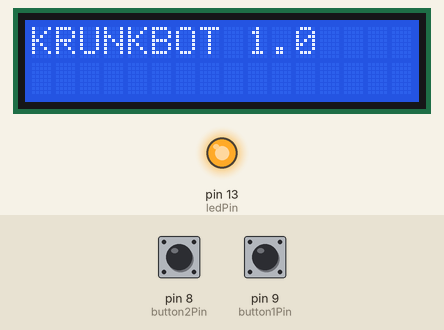
The sketch below on a simulated Arduino Uno, built with avr-gcc and run on an emulated ATmega328P. Shown: 16×2 character LCD, output pins drawn as LEDs (lit = HIGH). The inputs (shaded band) are chosen by the test bench; at power-on: pin 9 (button1Pin) LOW, pin 8 (button2Pin) LOW. What the sketch prints to the serial monitor is not drawn.

Above: at 1.2 s.
1.3 s: pin 9 (button1Pin) pulled HIGH for 0.15 s
At 1.9 s:
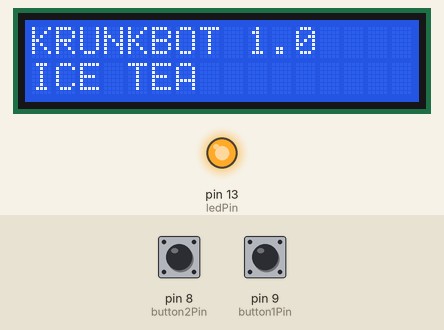
2.9 s: pin 8 (button2Pin) pulled HIGH for 0.15 s
At 4.1 s:
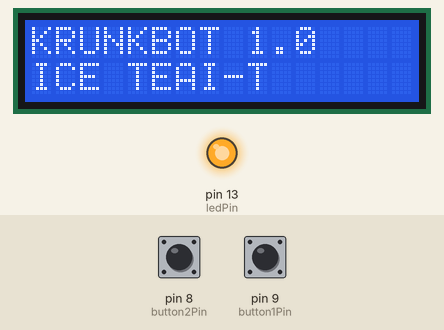
4.5 s: pin 9 (button1Pin) pulled HIGH for 1 s
At 5.5 s:
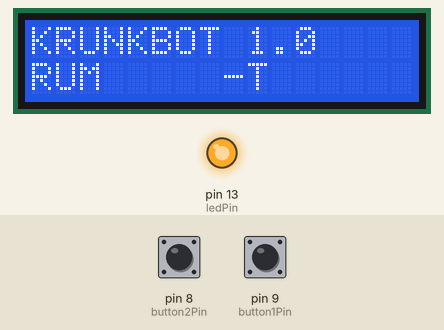
7.0 s: pin 8 (button2Pin) pulled HIGH for 1 s
At 7.4 s:
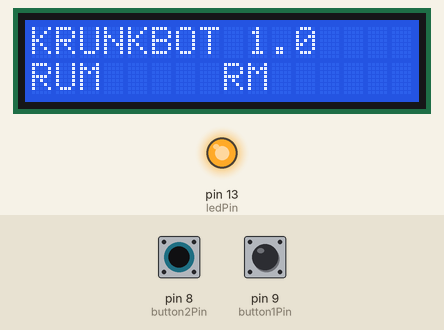
9.5 s: pin 9 (button1Pin) pulled HIGH for 0.15 s
At 10.5 s:
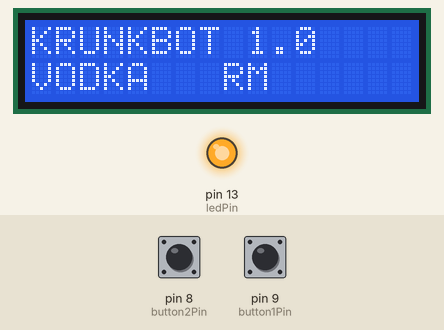
11.1 s: pin 8 (button2Pin) pulled HIGH for 0.15 s
At 11.7 s:
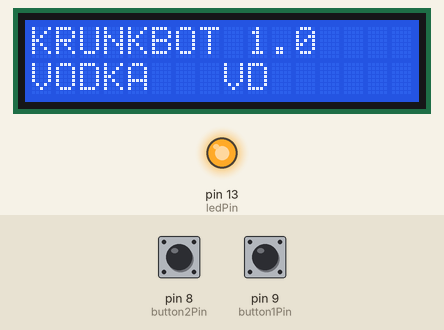
Timing chart, 0 to 13.7 s (numbered marks = the images above; inputs shaded):
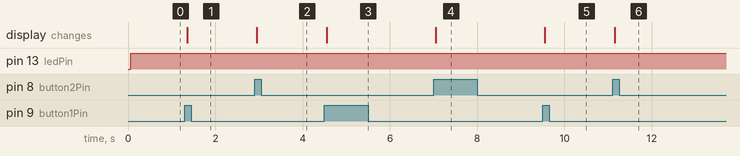

Measured:
- after the input at 1.3 s, the display: changes after 0.05 s (image 1)
- after the input at 2.9 s, the display: changes after 0.05 s (image 2)
- after the input at 4.5 s, the display: changes after 0.05 s (image 3)
- after the input at 7.0 s, the display: changes after 0.05 s (image 4)
- after the input at 9.5 s, the display: changes after 0.05 s (image 5)
- after the input at 11.1 s, the display: changes after 0.05 s (image 6)

The sketch:

KrunkBot_ver_1_0.ino
```cpp
/*
==========================================
Title:  Arduino coding best practices
author: GhostOverrider
Date:   23 Feb 2021

Note:   The below trashy code has not been updated
        as yet.
==========================================
*/
#include <LiquidCrystal.h>

// initialize the library with the numbers of the interface pins
LiquidCrystal lcd(12, 11, 5, 4, 3, 2);

// this constant won't change:
const int  button1Pin = 9;    // the pin that the pushbutton is attached to
const int  button2Pin = 8;    // the pin that the pushbutton is attached to
const int ledPin = 13;       // the pin that the LED is attached to

// Variables will change:
int button1PushCounter = 0;   // counter for the number of button presses
int button2PushCounter = 0;   // counter for the number of button presses
int button1State = 0;         // current state of the button
int button2State = 0;         // current state of the button
int lastButton1State = 0;     // previous state of the button
int lastButton2State = 0;     // previous state of the button

void setup() {

    // set up the LCD's number of columns and rows:
  //
  //lcd.begin(0, 1);
  // Print a message to the LCD.
  lcd.begin(16, 2);
  lcd.print("KRUNKBOT 1.0");

  // initialize the button pin as a input:
  pinMode(button1Pin, INPUT);

    // initialize the button pin as a input:
  pinMode(button2Pin, INPUT);

  // initialize the LED as an output:
  pinMode(ledPin, OUTPUT);

  // initialize serial communication:
  Serial.begin(9600);
}


void loop() {


  pushOne();
  pushTwo();
  disp();

}

void pushOne(){

  // read the pushbutton input pin:
  button1State = digitalRead(button1Pin);

  // compare the buttonState to its previous state
  if (button1State != lastButton1State) {
    // if the state has changed, increment the counter
    if (button1State == HIGH) {
      // if the current state is HIGH then the button
      // wend from off to on:
      button1PushCounter++;
      Serial.println("button 1 on");
      Serial.print("number of button pushes:  ");
      Serial.println(button1PushCounter);
      lcd.setCursor(0, 1);
    } else {
      // if the current state is LOW then the button
      // wend from on to off:
      Serial.println("off");
    }
    // Delay a little bit to avoid bouncing
    delay(50);
  }
  // save the current state as the last state,
  //for next time through the loop

  lastButton1State = button1State;

  if (button1PushCounter >= 4) {
       button1PushCounter = 0;
    }

  /*if (button1PushCounter==1){

    lcd.print("The number is ");
  }
  else{
  lcd.print(button1PushCounter);
  }
  */
   lcd.setCursor(0, 1);

  switch (button1PushCounter) {
     case 1:

        lcd.print("ICE TEA");
        //lcd.setCursor(0, 1);
        if (button2PushCounter==1)
        {lcd.print("I-T");}
        if (button2PushCounter >= 1) {
       button2PushCounter = 0;


    }
        break;
     case 2:

       // lcd.setCursor(0, 1);
       //lcd.setCursor(6, 1);

       //lcd.setCursor(0, 1);
        lcd.print("RUM     ");
        if (button2PushCounter==1)
        {lcd.print("RM");}
        if (button2PushCounter >= 1) {
       button2PushCounter = 0;
        }
        break;
     case 3:
      //  lcd.setCursor(0, 1);
        lcd.print("VODKA   ");
                if (button2PushCounter==1)
        {lcd.print("VD");}
        if (button2PushCounter >= 1) {
       button2PushCounter = 0;
        }
        break;
     case 4:
        lcd.setCursor(0, 1);
        lcd.print("end");
        break;
  }

    //if ()

  // turns on the LED every four button pushes by
  // checking the modulo of the button push counter.
  // the modulo function gives you the remainder of
  // the division of two numbers:
 /* if (button1PushCounter % 4 == 0) {
    digitalWrite(ledPin, HIGH);
  } else {
    digitalWrite(ledPin, LOW);
  }*/
}

  void pushTwo(){

  // read the pushbutton input pin:
  button2State = digitalRead(button2Pin);

  // compare the buttonState to its previous state
  if (button2State != lastButton2State) {
    // if the state has changed, increment the counter
    if (button2State == HIGH) {
      // if the current state is HIGH then the button
      // wend from off to on:
      button2PushCounter++;
      //lcd.setCursor(0, 1);
      Serial.println("button 2 on");
      Serial.print("number of button pushes:  ");
      Serial.println(button2PushCounter);
    } else {
      // if the current state is LOW then the button
      // wend from on to off:
      Serial.println("off");
    }
    // Delay a little bit to avoid bouncing
    delay(50);
  }
  // save the current state as the last state,
  //for next time through the loop
  lastButton2State = button2State;


  // turns on the LED every four button pushes by
  // checking the modulo of the button push counter.
  // the modulo function gives you the remainder of
  // the division of two numbers:
  if (button2PushCounter % 4 == 0) {
    digitalWrite(ledPin, HIGH);
  } else {
    digitalWrite(ledPin, LOW);
  }
  }

  void disp(){

  lcd.setCursor(0, 1);
  // print the number of seconds since reset:
  //lcd.print(millis()/1000);
  }
```
